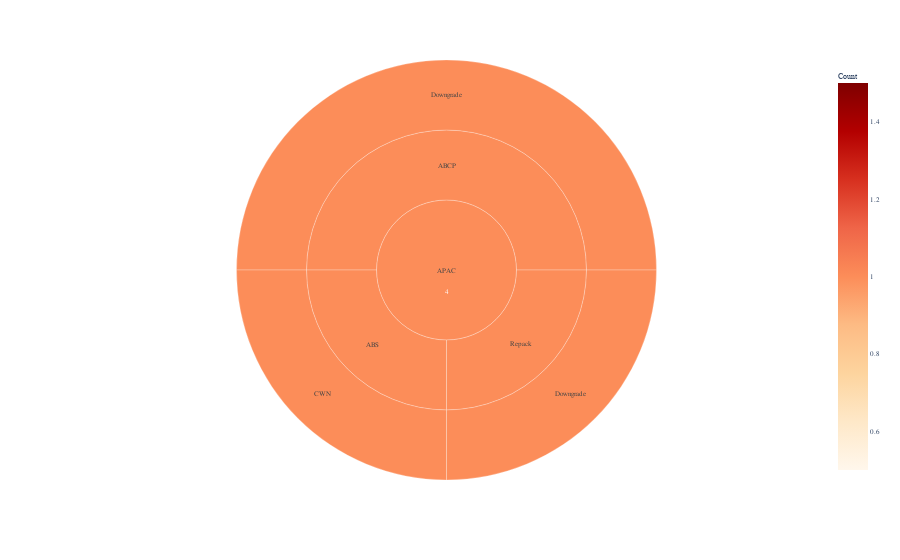

Here is the notebook cell this chart was saved with:
### Code cell
fig1_apac=px.sunburst(df_apac,path=['Region','Asset Class','Rating Type'],values='Count',
                color = 'Count',
                 color_continuous_scale='OrRd'
                )
fig1_apac.update_traces(marker=dict(line=dict( width=.25)))
fig1_apac.update_layout( #uniformtext_minsize=7,uniformtext_mode='hide',
                   font=dict(
        family="Arial black",
        size=7 #,
       # color="#712300"
         ),
        annotations=[dict(text="{:,}".format(sum(df_apac['Count'])),
                          #complicated line of code - this formats the number to have commas, so 1,000 vs 1000
                          #then sums the count column to give an accurate count
                          showarrow=False,
                          x=.5,y=.45,
                          font=dict(color="white",family="Arial Black",size=7))])

fig1_apac.show()

### Figure 1 — Plotly figure (JSON) as saved in the notebook; plotly's stock layout.template omitted (floating-point values rounded to 4 significant figures)
{"data": [{"branchvalues": "total", "customdata": [[1], [1], [1], [1], [1], [1], [1]], "domain": {"x": [0, 1], "y": [0, 1]}, "hovertemplate": "labels=%{label}<br>Count_sum=%{value}<br>parent=%{parent}<br>id=%{id}<br>Count=%{color}<extra></extra>", "ids": ["APAC/ABS/CWN", "APAC/ABCP/Downgrade", "APAC/Repack/Downgrade", "APAC/ABCP", "APAC/ABS", "APAC/Repack", "APAC"], "labels": ["CWN", "Downgrade", "Downgrade", "ABCP", "ABS", "Repack", "APAC"], "marker": {"coloraxis": "coloraxis", "colors": [1, 1, 1, 1, 1, 1, 1], "line": {"width": 0.25}}, "name": "", "parents": ["APAC/ABS", "APAC/ABCP", "APAC/Repack", "APAC", "APAC", "APAC", ""], "type": "sunburst", "values": [1, 2, 1, 2, 1, 1, 4]}], "layout": {"annotations": [{"font": {"color": "white", "family": "Arial Black", "size": 7}, "showarrow": false, "text": "4", "x": 0.5, "y": 0.45}], "coloraxis": {"colorbar": {"title": {"text": "Count"}}, "colorscale": [[0, "rgb(255,247,236)"], [0.125, "rgb(254,232,200)"], [0.25, "rgb(253,212,158)"], [0.375, "rgb(253,187,132)"], [0.5, "rgb(252,141,89)"], [0.625, "rgb(239,101,72)"], [0.75, "rgb(215,48,31)"], [0.875, "rgb(179,0,0)"], [1, "rgb(127,0,0)"]]}, "font": {"family": "Arial black", "size": 7}, "legend": {"tracegroupgap": 0}, "margin": {"t": 60}}}
